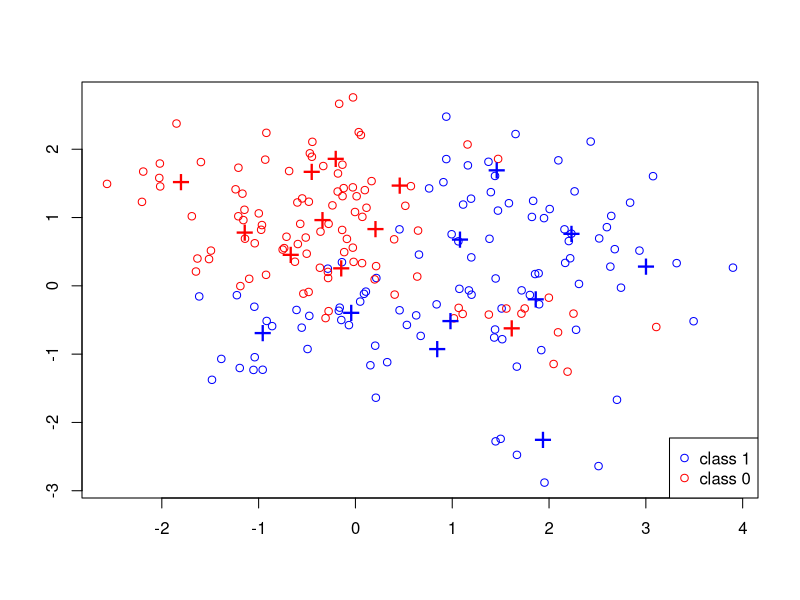

Reproduce this figure in R. (Note: a time limit stopped this script after it produced the figure.)
## ---- chunk 1
set.seed(6199)
p = 2;      
csize = 10;     # number of centers
sigma = 1;      # sd for generating the centers 
m1 = matrix(rnorm(csize*p), csize, p)*sigma + 
  cbind(rep(1, csize), rep(0, csize))
m0 = matrix(rnorm(csize*p), csize, p)*sigma + 
  cbind(rep(0, csize), rep(1, csize))
s = sqrt(1/5)
## ---- chunk 2
sim_params = list(
 csize = 10,      # number of centers
 p = 2,           # dimension
 s = sqrt(1/5),   # standard deviation for generating data
 n = 100,         # training size per class
 N = 5000,        # test size per class
 m0 = m0,         # 10 centers for class 0
 m1 = m1         # 10 centers for class 1
)
generate_sim_data = function(sim_params){
  p = sim_params$p
  s = sim_params$s 
  n = sim_params$n 
  N = sim_params$N 
  m1 = sim_params$m1 
  m0 = sim_params$m0
  csize = sim_params$csize
  
  id1 = sample(1:csize, n, replace = TRUE);
  id0 = sample(1:csize, n, replace = TRUE);
  traindata = matrix(rnorm(2*n*p), 2*n, p)*s + rbind(m1[id1,], m0[id0,])
  Ytrain = factor(c(rep(1,n), rep(0,n)))
  shuffle_row_id = sample(1:n)
  id1 = sample(1:csize, N, replace=TRUE);
  id0 = sample(1:csize, N, replace=TRUE); 
  testdata = matrix(rnorm(2*N*p), 2*N, p)*s + rbind(m1[id1,], m0[id0,])
  Ytest = factor(c(rep(1,N), rep(0,N)))
  
  # Return the training/test data along with labels
  list(
  traindata = traindata,
  Ytrain = Ytrain,
  testdata = testdata,
  Ytest = Ytest
  )
}
## ---- chunk 3
mydata = generate_sim_data(sim_params)
traindata = mydata$train
Ytrain = mydata$Ytrain
testdata = mydata$testdata
Ytest = mydata$Ytest
n = nrow(traindata)

mycol = rep("blue", n)
mycol[Ytrain==0] = "red"
plot(traindata[, 1], traindata[, 2], type = "n", xlab = "", ylab = "")
points(traindata[, 1], traindata[, 2], col = mycol);
points(m1[, 1], m1[, 2], pch = "+", cex = 2, col = "blue");
points(m0[, 1], m0[, 2], pch = "+", cex = 2, col = "red"); 
legend("bottomright", pch = c(1,1), col = c("blue", "red"), 
       legend = c("class 1", "class 0"))  
## ---- chunk 4
N = nrow(testdata)
Ytrain0 = as.numeric(Ytrain)-1
myList <- vector(mode = "list", length = N) 
knn_own <- function(data, k){
  for (j in 1:N) {
    distance = numeric(n)
    for (i in 1:n){
      distance[i] = sqrt((data[j,1]-traindata[i,1])^2+(data[j,2]-traindata[i,2])^2)
      order_index = sort(distance, decreasing = FALSE, index.return=TRUE)$ix;
      if (max(which(distance == distance [k])) > k) {
        knn_index = order_index[1: max(which(distance == distance[k]))] #This code is used to break the distance ties. If there are some equal distances within the target interval, then this code will include all the index that are equal to the kth shortest distance. For example, if k=5 while the distance with k=6 is equal to k=5, then this code will include k=6 as well, meaning that this code will use k=6 instead of k=5.
        if (sum(Ytrain0[knn_index])>0.5*k) {
          myList[[j]] = 1
        } else if (sum(Ytrain0[knn_index]) < 0.5*k) {
          myList[[j]] = 0
        }
        else  {myList[[j]] = sample(0:1, 1)}
      }
      else {knn_index = order_index[1:k]
      if (sum(Ytrain0[knn_index])>0.5*k) {
        myList[[j]] = 1
      } else if (sum(Ytrain0[knn_index]) < 0.5*k) {
        myList[[j]] = 0
      }
      else  {myList[[j]] = sample(0:1, 1)} #This code is used to break the voting ties. This may occur when k is even. And this code is used to choose randomly between 0 and 1 when the probability of 0 and 1 is equal.
      }
      
    }
  }
  myList
}
## ---- chunk 5
test_pred_1 = knn_own(testdata, k=1)
test_pred_1 = unlist(test_pred_1)
test.err.knn = sum(Ytest != test_pred_1)/N
table(Ytest, test_pred_1)
## ---- chunk 6
library(class)
test.pred1 = knn(traindata, testdata, Ytrain, k=1)
table(Ytest, test.pred1)
## ---- chunk 7
test_pred_3 = knn_own(testdata, k=3)
test_pred_3 = unlist(test_pred_3)
test.err.knn = sum(Ytest != test_pred_3)/N
table(Ytest, test_pred_3)
## ---- chunk 8
test.pred3 = knn(traindata, testdata, Ytrain, prob=TRUE, k=3)
table(Ytest, test.pred3)
## ---- chunk 9
which(test_pred_3 != test.pred3)
attributes(test.pred3)$prob[7572]
tmp = sweep(traindata, 2, testdata[7572,])
dist = rowSums(tmp^2)
cbind(dist, Ytrain)[order(dist)[1:7], ]
0.12046100*(1 + 0.0001)
## ---- chunk 10
test_pred_5 = knn_own(testdata, k=5)
test_pred_5 = unlist(test_pred_5)
test.err.knn = sum(Ytest != test_pred_5)/N
table(Ytest, test_pred_5)
## ---- chunk 11
test.pred5 = knn(traindata, testdata, Ytrain, k=5)
table(Ytest, test.pred5)
## ---- chunk 12
# Function for Linear Regression Model
fit_LS_model = function(sim_data, verbose=FALSE) {
  
  # change Y from factor to numeric
  sim_data$Ytrain = as.numeric(sim_data$Ytrain) - 1
  sim_data$Ytest = as.numeric(sim_data$Ytest) - 1
  
  # fit a quadratic regression model
  model = lm(
    sim_data$Ytrain ~ 
      V1 + V2,
    as.data.frame(sim_data$traindata)
  )
  if (verbose) {
    print(summary(model))
  }
  decision_thresh = 0.5
  train_pred = as.numeric(model$fitted.values > decision_thresh)
  
  test_yhat = predict(
    model,
    newdata=as.data.frame(sim_data$testdata)
  )
  test_pred = as.numeric(test_yhat > decision_thresh)
  
  # return the mean classification errors on training/test sets
  list(
    train_error = sum(sim_data$Ytrain  != train_pred) / length(sim_data$Ytrain),
    test_error = sum(sim_data$Ytest  != test_pred) / 
      length(sim_data$Ytest)
  )
}
## ---- chunk 13
# Function for Quadratic Regression Model
fit_qr_model = function(sim_data, verbose=FALSE) {
  
  # change Y from factor to numeric
  sim_data$Ytrain = as.numeric(sim_data$Ytrain) - 1
  sim_data$Ytest = as.numeric(sim_data$Ytest) - 1
  
  # fit a quadratic regression model
  model = lm(
    sim_data$Ytrain ~ 
      V1 + V2 + I(V1^2) + I(V2^2) + V1:V2,
    as.data.frame(sim_data$traindata)
  )
  if (verbose) {
    print(summary(model))
  }
  
  decision_thresh = 0.5
  train_pred = as.numeric(model$fitted.values > decision_thresh)
  
  test_yhat = predict(
    model,
    newdata=as.data.frame(sim_data$testdata)
  )
  test_pred = as.numeric(test_yhat > decision_thresh)
  
  # return the mean classification errors on training/test sets
  list(
    train_error = sum(sim_data$Ytrain  != train_pred) / length(sim_data$Ytrain),
    test_error = sum(sim_data$Ytest  != test_pred) / 
      length(sim_data$Ytest)
  )
}
## ---- chunk 14
# CV-Knn Function Code
cvKNNAveErrorRate = function (k, data, respdata, foldNum){
  n = nrow(data)
  error = 0
  foldSize = floor(n/foldNum)
  myIndex = sample(1: n)
  for(runId in 1:foldNum){  
    testSetIndex = ((runId-1)*foldSize + 1):(ifelse(runId == foldNum, n, runId*foldSize))
    testSetIndex = myIndex[testSetIndex]
    trainX = data[-testSetIndex, ]
    trainY = respdata[-testSetIndex]
    testX = data[testSetIndex, ]
    testY = respdata[testSetIndex]
    predictY = knn(trainX, testX, trainY, k)
    error = error + sum(predictY != testY) 
  }
  list(
    error = error/n
  )
}
## ---- chunk 15
# CV-Knn Function Code
cvKNN = function(data, respdata, foldNum) {
  n = nrow(data)
  foldSize = floor(n/foldNum)  
  KVector = seq(1, (nrow(data) - foldSize), 1)
  cvErrorRates = sapply(KVector, cvKNNAveErrorRate, data, respdata, foldNum)
  cvErrorRates = unlist(cvErrorRates)
  result = list()
  result$bestK = max(KVector[cvErrorRates == min(cvErrorRates)])
  result$cvError = cvErrorRates[KVector == result$bestK]
  result
}
## ---- chunk 16
#Function to Calculate Bayes Rule based on the threshold of 1.
mixnorm = function(x, centers0, centers1, s){
  ## return the density ratio for a point x, where each 
  ## density is a mixture of normal with multiple components
  d1 = sum(exp(-apply((t(centers1) - x)^2, 2, sum) / (2 * s^2)))
  d0 = sum(exp(-apply((t(centers0) - x)^2, 2, sum) / (2 * s^2)))
  
  return (d1 / d0)
}
## ---- chunk 17
# Generate 50 datasets and Compute with the linear regression model and quadratic regression model
mynewList <- vector(mode = "list", length = 4)
train.err.LS = numeric(50)
test.err.LS = numeric(50)
train.err.qr = numeric(50)
test.err.qr = numeric(50)
bestK = numeric(50)
train.err.cv = numeric(50)
test.err.cv = numeric(50)
train.err.bayes = numeric(50)
test.err.bayes = numeric(50)
for (i in 1: 50){
   mynewList[[i]] = generate_sim_data(sim_params)
   train.err.LS[i] = fit_LS_model(mynewList[[i]])$train_error
   test.err.LS[i] = fit_LS_model(mynewList[[i]])$test_error
   
   train.err.qr[[i]] = fit_qr_model(mynewList[[i]])$train_error
   test.err.qr[i] = fit_qr_model(mynewList[[i]])$test_error
   
   bestK[i] = cvKNN(mynewList[[i]]$traindata, mynewList[[i]]$Ytrain, foldNum = 10)$bestK
  
   train.err.cv[i] = sum(mynewList[[i]]$Ytrain != knn(mynewList[[i]]$traindata, mynewList[[i]]$traindata, mynewList[[i]]$Ytrain, bestK[i]))/nrow(mynewList[[i]]$traindata)
  test.err.cv[i] = sum(mynewList[[i]]$Ytest != knn(mynewList[[i]]$traindata, mynewList[[i]]$testdata, mynewList[[i]]$Ytrain, bestK[i]))/nrow(mynewList[[i]]$testdata)
   
  Ytrain = as.numeric(mynewList[[i]]$Ytrain) - 1
  Ytest = as.numeric(mynewList[[i]]$Ytest) - 1
  
  train_pred = ifelse(apply(mynewList[[i]]$traindata, 1, mixnorm, m0, m1, s) > 1, 1, 0)
  test_pred = ifelse(apply(mynewList[[i]]$testdata, 1, mixnorm, m0, m1, s) > 1, 1, 0)
  
  train.err.bayes[i] = sum(Ytrain != train_pred)/length(Ytrain)
  test.err.bayes[i] = sum(Ytest != test_pred)/length(Ytest)
 }
## ---- chunk 18
boxplot(train.err.LS, test.err.LS, train.err.qr, test.err.qr, train.err.cv, test.err.cv, train.err.bayes, test.err.bayes, col = c("green", "red", "green", "red", "green", "red", "green", "red"), names = c("LS", "LS", "QR", "QR", "CV", "CV", "BR", "BR"), xlab = "Different Procedures", ylab = "Error")
legend("topright",pch = c(1,1), col = c("green", "red"), legend = c("Training Error", "Testing Error"), cex=0.7)
## ---- chunk 19
bestK
print(paste0("mean of besk 50 K value: ", mean(bestK))) 
# mean for 50 k values
print(paste0("standard error of best 50 K value: ", sd(bestK)))
# standard deviation for 50 k values
boxplot(bestK)
## ---- chunk 20
#Here is my another try to calculate Bayes Rule, I think it also works. (Only based on the expression provided by the assignment.)
mixnorm = function(data, respdata) {
  n = nrow(data)
  d_ratio = vector(mode = "list", length = n)
  d1 = numeric(n)
  d0 = numeric(n)
  pred_Bayes = numeric(n)
  error = 0
  for (i in 1:n){
    d1_int = numeric(10)
    d0_int = numeric(10)
    for (j in 1:10) {
      d1_int[j] = exp(-sum((m1[j,] - data[i,])^2)/(2 * s^2))
      d0_int[j] = exp(-sum((m0[j,] - data[i,])^2)/(2 * s^2))
    }
    d1[i] = sum(d1_int)
    d0[i] = sum(d0_int)
    d_ratio[[i]] = d1[i]/d0[i]
    if (d_ratio[[i]]>1) {
      pred_Bayes[i] = 1
    } else {
      pred_Bayes[i] = 0
    }
  }
  list(
    error = error + sum(respdata != pred_Bayes)/n,
    d_ratio,
    pred_Bayes
  )
}
